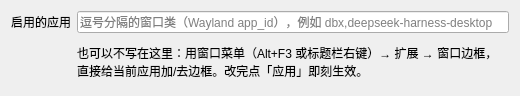
<?xml version="1.0" encoding="UTF-8"?>
<ui version="4.0">
  <class>KWin::WindowBorderConfigForm</class>
  <widget class="QWidget" name="KWin::WindowBorderConfigForm">
    <property name="geometry">
      <rect>
        <x>0</x>
        <y>0</y>
        <width>520</width>
        <height>96</height>
      </rect>
    </property>
    <property name="windowTitle">
      <string>Window Border</string>
    </property>
    <layout class="QFormLayout" name="formLayout">
      <item row="0" column="0">
        <widget class="QLabel" name="labelApps">
          <property name="text">
            <string>启用的应用</string>
          </property>
        </widget>
      </item>
      <item row="0" column="1">
        <widget class="QLineEdit" name="kcfg_apps">
          <property name="placeholderText">
            <string>逗号分隔的窗口类（Wayland app_id），例如 dbx,deepseek-harness-desktop</string>
          </property>
        </widget>
      </item>
      <item row="1" column="1">
        <widget class="QLabel" name="labelHint">
          <property name="text">
            <string>也可以不写在这里：用窗口菜单（Alt+F3 或标题栏右键）→ 扩展 → 窗口边框，直接给当前应用加/去边框。改完点「应用」即刻生效。</string>
          </property>
          <property name="wordWrap">
            <bool>true</bool>
          </property>
        </widget>
      </item>
    </layout>
  </widget>
  <resources/>
  <connections/>
</ui>
